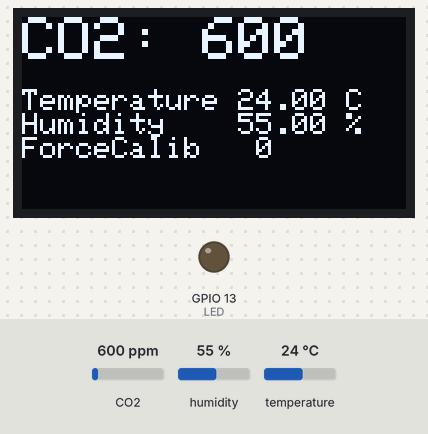
Recording of a sketch running on a simulated ESP32. Shown: 128×64 one-colour display, output pins drawn as LEDs (lit = HIGH). The test bench sets the inputs (shaded band); at power-on: CO2 600 ppm, humidity 55 %, temperature 24 °C. WiFi joins after 1.5 s; servers stay silent unless stated; uploads are accepted with an empty reply; what the sketch prints to the serial monitor is not drawn.

Above: at 4.1 s.
At 96.8 s:
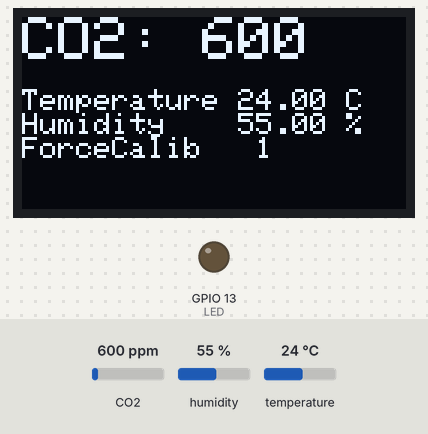

Measured:
- what the display in image 0 shows lasts 92.7 s, from 4.1 s to 96.8 s

The sketch:

feather_esp32_wifi_bayou_scd30_display_calibrate.ino
```cpp
/**
 * BasicHTTPClient.ino
 *
 *  Created on: 24.05.2015
 *
 */
#include <Arduino.h>
#include <WiFi.h>
#include <WiFiMulti.h>
#include "credentials.h" // My WiFi configuration.

#include <HTTPClient.h>

#define USE_SERIAL Serial
#include <ArduinoJson.h>

#define force_concentration 410

WiFiMulti wifiMulti;

#include <ArduinoJson.h> //https://arduinojson.org/v6/doc/installation/

#include <Wire.h>
#include <Adafruit_GFX.h>
#include <Adafruit_SSD1306.h>

#define SCREEN_WIDTH 128 // OLED display width, in pixels
#define SCREEN_HEIGHT 64 // OLED display height, in pixels

// Declaration for an SSD1306 display connected to I2C (SDA, SCL pins)
#define OLED_RESET     -1 // Reset pin # (or -1 if sharing Arduino reset pin)
Adafruit_SSD1306 display(SCREEN_WIDTH, SCREEN_HEIGHT, &Wire, OLED_RESET);

#include "SparkFun_SCD30_Arduino_Library.h" //Click here to get the library: http://librarymanager/All#SparkFun_SCD30
SCD30 airSensor;

#define LED 13

unsigned long lastTime = 0;
// Timer set to 10 minutes (600000)
//unsigned long timerDelay = 600000;
// Set timer to 90 seconds (5000)
unsigned long timerDelay = 90000;

#define sensorID 15

// for max4466
const int sampleWindow = 10000; // Sample window width in mS (50 mS = 20Hz)
unsigned int sample;

float mic_level;

#define delayTime 30000
#define loopforce 4  // the loop on which to do the forced calibration


int loopcount = 0;

int didForceCalibrate=0;


void setup() {


    Wire.begin();

  // SSD1306_SWITCHCAPVCC = generate display voltage from 3.3V internally
  if(!display.begin(SSD1306_SWITCHCAPVCC, 0x3C)) { // Address 0x3D for 128x64
    Serial.println(F("SSD1306 allocation failed"));
    for(;;); // Don't proceed, loop forever
  }

  if (airSensor.begin() == false)
  {
    Serial.println("Air sensor not detected. Please check wiring. Freezing...");
    while (1)
      ;
  }

   display.clearDisplay();

     pinMode(LED, OUTPUT);

    USE_SERIAL.begin(9600);

    USE_SERIAL.println();
    USE_SERIAL.println();
    USE_SERIAL.println();

    for(uint8_t t = 4; t > 0; t--) {
        USE_SERIAL.printf("[SETUP] WAIT %d...\n", t);
        USE_SERIAL.flush();
        delay(1000);
    }

wifiMulti.addAP(SSID,WiFiPassword);


}

void loop() {

loopcount=loopcount+1;

if(loopcount==loopforce) {

Serial.print("force calibrate to:");
Serial.println(force_concentration);

  airSensor.setForcedRecalibrationFactor(force_concentration);
  didForceCalibrate=1;

}

  DynamicJsonDocument doc(1024);

doc["deviceId"] =  sensorID;
JsonObject fields = doc.createNestedObject("fields");


if (airSensor.dataAvailable())
  {


    int co2 = airSensor.getCO2();
    float temp = roundf(airSensor.getTemperature()* 100) / 100;
    float humid = roundf(airSensor.getHumidity()* 100) / 100;

    Serial.print("co2(ppm):");
    Serial.print(co2);

    Serial.print(" temp(C):");
    Serial.print(temp, 1);

    Serial.print(" humidity(%):");
    Serial.println(humid, 1);

    Serial.println();
    Serial.println("collecting mic sample ...");

        fields["temp"]=temp;
   fields["humid"]=humid;
fields["co2"]=co2;
fields["forced"]=didForceCalibrate;

/*
      //do a mic sample
    unsigned long startMillis= millis();  // Start of sample window
   unsigned int peakToPeak = 0;   // peak-to-peak level

   unsigned int signalMax = 0;
   unsigned int signalMin = 4096;


   // collect data for 50 mS
   while (millis() - startMillis < sampleWindow)
   {
      sample = analogRead(26);
      if (sample < 4096)  // toss out spurious readings
      {
         if (sample > signalMax)
         {
            signalMax = sample;  // save just the max levels
         }
         else if (sample < signalMin)
         {
            signalMin = sample;  // save just the min levels
         }
      }
   }
   peakToPeak = signalMax - signalMin;  // max - min = peak-peak amplitude
   double volts = (peakToPeak * 3.3) / 4096;  // convert to volts

mic_level = roundf(volts* 100) / 100;


    Serial.print("Mic level was: ");
    Serial.print(volts);
    Serial.println(" Volts");

   */
//fields["mic"]=mic_level;

/// display parameters display
set_text(temp, humid, co2);

String json;
serializeJson(doc, json);
serializeJson(doc, Serial);

// now send via wifi
// wait for WiFi connection
    if((wifiMulti.run() == WL_CONNECTED)) {

        HTTPClient http;
        int httpCode;

// BAYOU -----------------------------------------------

        USE_SERIAL.print("[HTTP] begin...\n");
        // configure traged server and url
        USE_SERIAL.print(bayou_url);

        http.begin(bayou_url);
        http.addHeader("Authorization",bayou_privkey);

        //http.begin(url);
        //http.addHeader(authorize);

        http.addHeader("Content-Type", "application/json");
        USE_SERIAL.print("[HTTP] GET...\n");
        // start connection and send HTTP header


        httpCode = http.PUT(json);

        // httpCode will be negative on error
        if(httpCode > 0) {
            // HTTP header has been send and Server response header has been handled
            USE_SERIAL.printf("[HTTP] GET... code: %d\n", httpCode);

            // file found at server
            if(httpCode == HTTP_CODE_OK) {
                String payload = http.getString();
                USE_SERIAL.println(payload);
            }
        } else {
            USE_SERIAL.printf("[HTTP] GET... failed, error: %s\n", http.errorToString(httpCode).c_str());
        }

        http.end();


    } // end if wifi connected
  } // end if air sensor meas avail

    delay(delayTime); // wait a minute until the next post

} // end loop

void set_text(float temp, float humid, int co2) {
  display.clearDisplay();
  display.setTextSize(2);      // Normal 1:1 pixel scale
  display.setTextColor(SSD1306_WHITE); // Draw white text
  display.setCursor(0, 0);     // Start at top-left corner
  display.print("CO2: ");
  display.println(co2);
  display.setTextSize(1);      // Normal 1:1 pixel scale
  display.println();
  display.print("Temperature ");
  display.print(temp);
  display.println(" C");
  display.print("Humidity    ");
  display.print(humid);
  display.println(" %");
  display.print("ForceCalib   ");
  display.print(didForceCalibrate);
  display.display();
}
```

credentials.h
```cpp
const char *SSID = "InmanSquareOasis";
const char *WiFiPassword = "portauprince";
//const char *SSID = "FiOS-0FV0C";
//const char *WiFiPassword = "awry0746amy657hose";
const char* bayou_url = "http://159.65.226.222:3000/api/drives/516d21cb12f7e724be7c3d1ea66b7113316fb9f4018d2a9345bacf4b05f00c74";
const char* bayou_privkey = "ee842f0503f01db8a0b12111fd53132700ac0a454477d9ae07628ccea836dc83";
const char* farmOS_url = "(YOUR FARMOS URL)";
```
